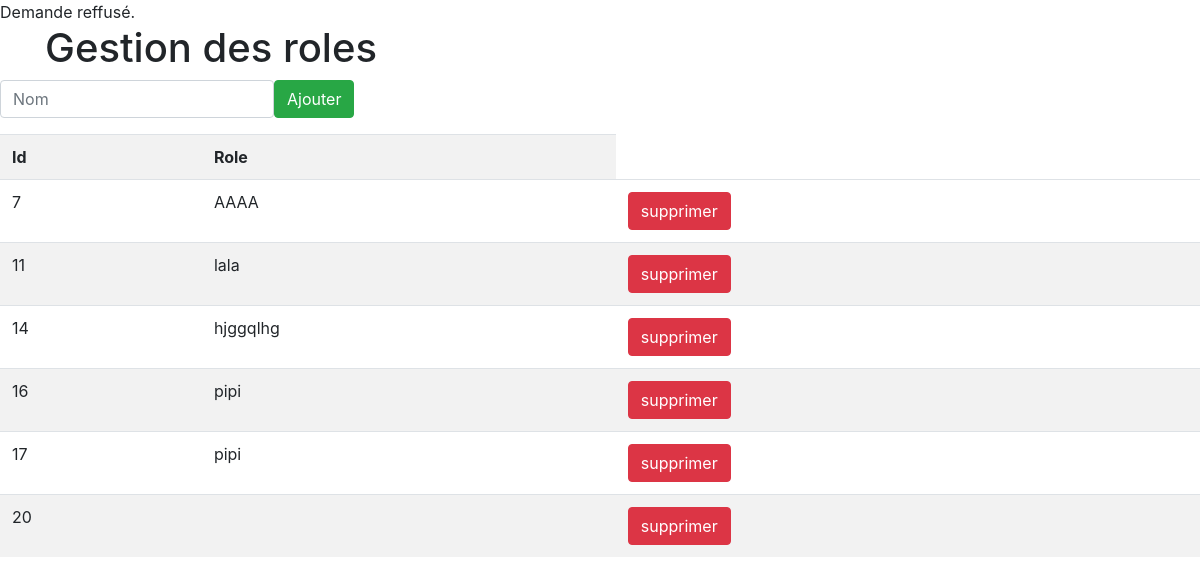
Screenshot of /3ietc/crud/role/test.php with the database file from the repository.
### tables this page shows
CREATE TABLE `role` (
  `id` int(11) NOT NULL,
  `role_name` varchar(50) NOT NULL
);

### 3ietc/crud/role/crudRole.php (called while the page is built, shortened)
<?php
    $pdo = new PDO('mysql:host=localhost;
    dbname=ietc_test',
        'root',
        '');
function getAllRole(){
    global $pdo;
    $sql = "SELECT * FROM role";
    $stmt = $pdo->prepare($sql);
    $stmt->execute();
    return $stmt->fetchAll(PDO::FETCH_OBJ);
}

### 3ietc/crud/role/test.php (the view, shortened to what this page needs)
<!DOCTYPE html>
<html lang="en">
<head>
    <link rel="stylesheet" href="https://cdn.jsdelivr.net/npm/bootstrap@4.5.3/dist/css/bootstrap.min.css">
</head>
<body>
    <div class="container">
        <h1>Gestion des roles</h1>
    </div>
    <form action="#" method="get" class="form-check-inline">
        <input type="text" name="nom" class="form-control" placeholder="Nom" >
        <button class="btn btn-success">Ajouter</button>
    </form>
    <br>
    <table class="table table-striped">
        <tr>
            <th>Id</th>
            <th>Role</th>
        </tr>
        <?php
        $role = getAllRole();
        foreach ($role as $r) :?>
        <tr>
            <td><?= $r->id ?></td>
            <td><?= $r->role_name ?></td>
            <td>
                <a href="?RoleAction=delete&id=<?= $r->id ?>" class="btn btn-danger">
                    <span class="glyphicon glyphicon-minus-sign">supprimer</span>
                </a>
            </td>
        </tr>
        <?php endforeach; ?>
    </table>
</body>
</html>

### rows the page displays
role: id "7", role_name "AAAA"
role: id "11", role_name "lala"
role: id "14", role_name "hjggqlhg"
role: id "16", role_name "pipi"
role: id "17", role_name "pipi"
role: id "20"
